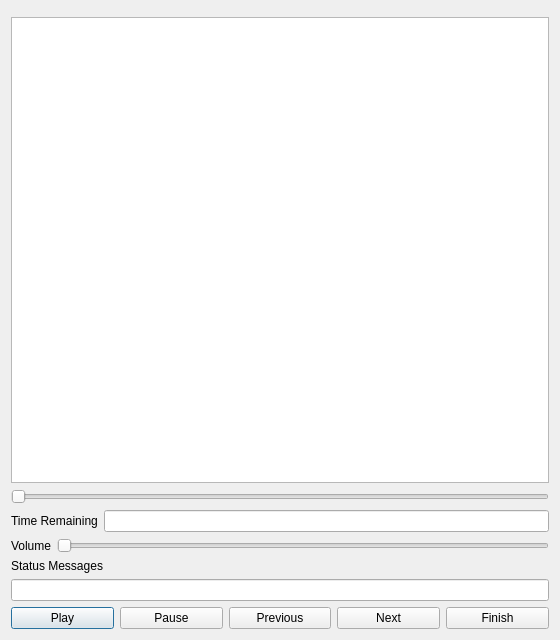
<?xml version="1.0" encoding="UTF-8"?>
<ui version="4.0">
 <class>Player</class>
 <widget class="QDialog" name="Player">
  <property name="geometry">
   <rect>
    <x>0</x>
    <y>0</y>
    <width>560</width>
    <height>640</height>
   </rect>
  </property>
  <property name="windowTitle">
   <string>Strawberry Player</string>
  </property>
  <property name="autoFillBackground">
   <bool>true</bool>
  </property>
  <layout class="QVBoxLayout" name="verticalLayout">
   <item>
    <widget class="QTabBar" name="playlistTabBar"/>
   </item>
   <item>
    <widget class="QTableWidget" name="queueTable">
     <property name="editTriggers">
      <set>QAbstractItemView::NoEditTriggers</set>
     </property>
     <property name="selectionMode">
      <enum>QAbstractItemView::NoSelection</enum>
     </property>
     <attribute name="horizontalHeaderStretchLastSection">
      <bool>true</bool>
     </attribute>
    </widget>
   </item>
   <item>
    <widget class="QSlider" name="seekSlider">
     <property name="enabled">
      <bool>false</bool>
     </property>
     <property name="focusPolicy">
      <enum>Qt::NoFocus</enum>
     </property>
     <property name="orientation">
      <enum>Qt::Horizontal</enum>
     </property>
    </widget>
   </item>
   <item>
    <layout class="QHBoxLayout" name="remainingLayout">
     <item>
      <widget class="QLabel" name="timeRemainingLabel">
       <property name="text">
        <string>Time Remaining</string>
       </property>
      </widget>
     </item>
     <item>
      <widget class="QLineEdit" name="songlengthremaining">
       <property name="readOnly">
        <bool>true</bool>
       </property>
      </widget>
     </item>
    </layout>
   </item>
   <item>
    <widget class="QWidget" name="volumeRow">
     <property name="visible">
      <bool>false</bool>
     </property>
     <layout class="QHBoxLayout" name="volumeLayout">
      <property name="leftMargin">
       <number>0</number>
      </property>
      <property name="topMargin">
       <number>0</number>
      </property>
      <property name="rightMargin">
       <number>0</number>
      </property>
      <property name="bottomMargin">
       <number>0</number>
      </property>
      <item>
       <widget class="QLabel" name="volumeLabel">
        <property name="text">
         <string>Volume</string>
        </property>
       </widget>
      </item>
      <item>
       <widget class="QSlider" name="volumeSlider">
        <property name="maximum">
         <number>100</number>
        </property>
        <property name="focusPolicy">
         <enum>Qt::NoFocus</enum>
        </property>
        <property name="orientation">
         <enum>Qt::Horizontal</enum>
        </property>
       </widget>
      </item>
     </layout>
    </widget>
   </item>
   <item>
    <widget class="QLabel" name="statusMessageLabel">
     <property name="text">
      <string>Status Messages</string>
     </property>
    </widget>
   </item>
   <item>
    <widget class="QLineEdit" name="statusMessage"/>
   </item>
   <item>
    <layout class="QHBoxLayout" name="buttonLayout">
     <item>
      <widget class="QPushButton" name="playButton">
       <property name="text">
        <string>Play</string>
       </property>
      </widget>
     </item>
     <item>
      <widget class="QPushButton" name="pauseButton">
       <property name="text">
        <string>Pause</string>
       </property>
      </widget>
     </item>
     <item>
      <widget class="QPushButton" name="previouseButton">
       <property name="text">
        <string>Previous</string>
       </property>
      </widget>
     </item>
     <item>
      <widget class="QPushButton" name="nextButton">
       <property name="text">
        <string>Next</string>
       </property>
      </widget>
     </item>
     <item>
      <widget class="QPushButton" name="finishButton">
       <property name="text">
        <string>Finish</string>
       </property>
      </widget>
     </item>
    </layout>
   </item>
  </layout>
 </widget>
 <resources/>
 <connections/>
</ui>
